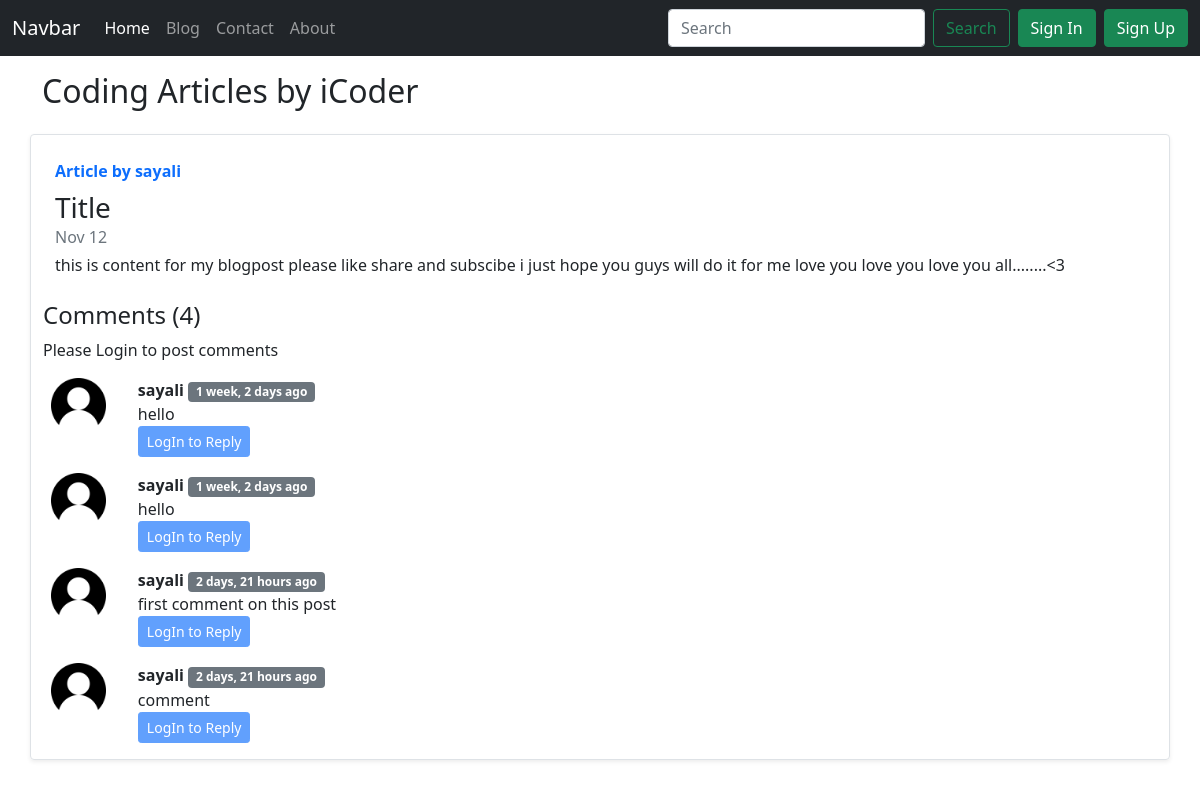
The app's page /blog/title/, older data.
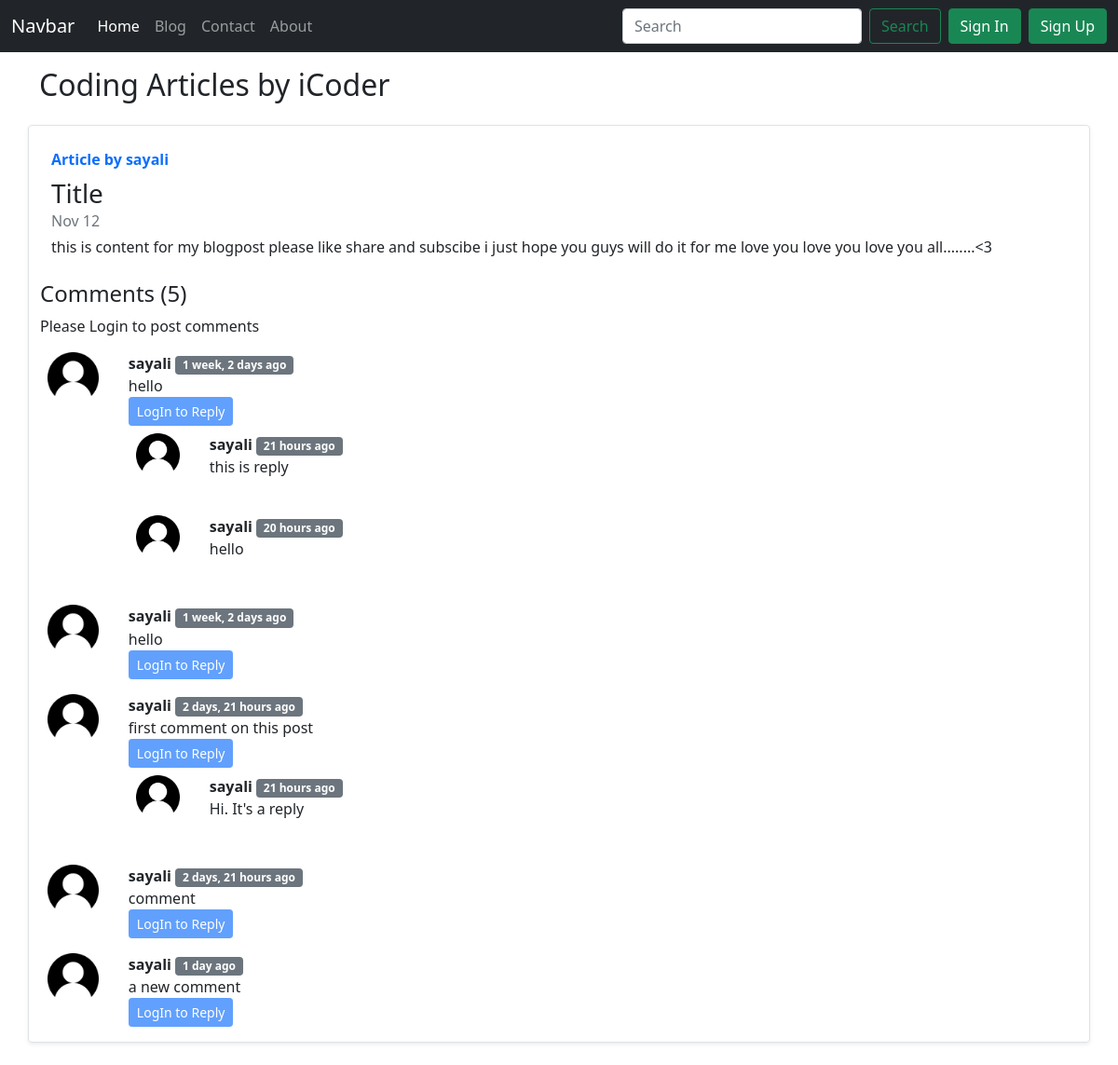
The same page, newer data.
### blogapp/models.py (models this page shows, shortened)
class Blog(models.Model):
    sno=models.AutoField(primary_key=True)
    title=models.CharField(max_length=100)
    content=models.CharField(max_length=10000)
    author=models.CharField(max_length=30)
    slug=models.CharField(max_length=130,default='')
    timeStamp=models.DateTimeField(blank=True)

class BlogComment(models.Model):
    sno=models.AutoField(primary_key=True)
    comment=models.TextField()
    user=models.ForeignKey(User,on_delete=models.CASCADE)
    post=models.ForeignKey(Blog,on_delete=models.CASCADE)
    parent=models.ForeignKey('self',on_delete=models.CASCADE,null=True)
    Timestamp=models.DateTimeField(default=now)
    def __str__(self) -> str:
        return self.comment[0:10]+"... by "+self.user.username

### blogapp/views.py (the view)
# urls.py: path('<str:slug>/',views.blogpost,name="blogpost"),
def blogpost(request,slug):
    post=Blog.objects.filter(slug=slug).first()
    comment=BlogComment.objects.filter(post=post,parent=None)
    replies=BlogComment.objects.filter(post=post).exclude(parent=None)
    replyDict={}
    for reply in replies:
        if reply.parent.sno not in replyDict.keys():
            replyDict[reply.parent.sno]=[reply]
        else:
            replyDict[reply.parent.sno].append(reply)
    print(replyDict)
    context={'post':post,'comment':comment,'user':request.user,'replyDict':replyDict}
    return render(request,'blog/blogpost.html',context)

### blogapp/templatetags/extras.py (called while the page is built)
@register.filter(name='get_val')
def get_val(dict,key):
    return dict.get(key)

### Templates/Blog/blogpost.html (shortened to what this page needs)
{% extends 'base.html' %}
{% load humanize %}
{% load extras%}
{% block content %}
<div class="container my-3">
    <h2>Coding Articles by iCoder</h2>
    <div class="row no-gutters border rounded overflow-hidden flex-md-row mb-4 shadow-sm h-md-250 my-4 position-relative">
        <div class="col p-4 d-flex flex-column position-static">
            <strong class="d-inline-block mb-2 text-primary">Article by {{post.author}}</strong>
            <h3 class="mb-0 ">{{post.title}}</h3>
            <div class="mb-1 text-muted">Nov 12</div>
            <p class="card-text mb-auto">{{post.content|safe}}</p>
        </div>
    <div class="container">
        <h4>Comments ({{comment.count}})</h4>
        {% if user.is_authenticated %}
        <form action="/blog/postComment" method="post">
            {% csrf_token %}
            <div class="mb-3">
                <input type="text" class="form-control" name="comment" placeholder="Add a comment" id="">
                <input type="hidden" name="parentSno" value="">
            </div>
            <input type="hidden" name="postsno" value="{{post.sno}}">
            <button type="submit" class="btn btn-primary">Submit</button>
          </form>
        {% else %}
        <p>Please Login to post comments</p>
        {% endif %}
        {% for comment in comment%}
            <div class="row my-3">
                <div class="col-md-1">
                    <img class="rounded px-2 w-100" src="/static/images/user.png" alt="">
                </div>
                <div class="col-md-11">
                    <b>{{comment.user.username}} </b><span class="badge bg-secondary"> {{comment.Timestamp|naturaltime}}</span>
                    <div>{{comment.comment}}</div>
                    <div class="reply mx-0" >
                        <div class="reply mx-0">
                            {% if user.is_authenticated %}
                                <button class="btn btn-primary btn-sm" type="button" data-bs-toggle="collapse" data-bs-target="#replybox{{comment.sno}}" aria-expanded="false" aria-controls="replybox{{comment.sno}}">
                                  Reply
                                </button>
                              <div class="collapse my-2" id="replybox{{comment.sno}}">
                                <div class="card card-body">
                                    <form action="/blog/postComment" method="post">
                                        {% csrf_token %}
                                        <div class="mb-3">
                                            <input type="text" class="form-control" name="comment" placeholder="Add a reply" id="">
                                            <input type="hidden" name="parentSno" value="{{comment.sno}}">
                                        </div>
                                        <input type="hidden" name="postsno" value="{{post.sno}}">
                                        <button type="submit" class="btn btn-primary">Submit</button>
                                      </form>
                                </div>
                              </div>
                              {% else %}
                              <button class="btn btn-primary btn-sm" type="button" data-bs-toggle="collapse" data-bs-target="#replybox{{comment.sno}}" aria-expanded="false" aria-controls="replybox{{comment.sno}}" disabled>
                                LogIn to Reply
                              </button>
                              {% endif %}
                            <div class="replies">
                                {% for reply in replyDict|get_val:comment.sno%}
                                <div class="row my-2">
                                    <div class="col-md-1">
                                        <img class="rounded px-2 w-100" src="/static/images/user.png" alt="">
                                    </div>
                                    <div class="col-md-11">
                                        <b>{{reply.user.username}} </b><span class="badge bg-secondary"> {{reply.Timestamp|naturaltime}}</span>
                                        <div>{{reply.comment}}</div>
                                    </div>
                                </div>
                                    <br>
                                {% endfor %}
                            </div>
                        </div>
                    </div>
                </div>
            </div>
        {% endfor %}
    </div>
    </div>
 {% endblock %}

### Templates/base.html (shortened to what this page needs)
<!DOCTYPE html>
<html lang="en">
<head>
  <link href="https://cdn.jsdelivr.net/npm/bootstrap@5.1.3/dist/css/bootstrap.min.css" rel="stylesheet">
</head>
<body>
  <nav class="navbar navbar-expand-lg navbar-dark bg-dark ">
    <div class="container-fluid">
      <a class="navbar-brand" href="/">Navbar</a>
      <div class="collapse navbar-collapse" id="navbarSupportedContent">
        <ul class="navbar-nav me-auto mb-2 mb-lg-0">
          <li class="nav-item">
            <a class="nav-link active" aria-current="page" href="/">Home</a>
          </li>
          <li class="nav-item">
            <a class="nav-link" href="/blog">Blog</a>
          </li>
          <li class="nav-item">
            <a class="nav-link" href="/contact">Contact</a>
          </li>
          <li class="nav-item">
            <a class="nav-link" href="/about">About</a>
          </li>
        </ul>
        <form class="d-flex">
          <input class="form-control me-2" type="search" placeholder="Search" aria-label="Search">
          <button class="btn btn-outline-success" type="submit">Search</button>
        </form>
        {% if user.is_authenticated %}
        <a class="btn btn-success mx-2" href="/logout">LogOut</a>
        {% else %}
        <button type="button" class="btn btn-success mx-2" data-bs-toggle="modal" data-bs-target="#loginmodal">Sign In</button>
        <button type="button" class="btn btn-success" data-bs-toggle="modal" data-bs-target="#signupmodal">Sign Up</button>
        {% endif %}
      </div>
    </div>
  </nav>
  {% block content %}{% endblock content %}
</body>
</html>

Row changes from the older to the newer data that the page shows:
added BlogComment: user.username "sayali", Timestamp "21 hours ago", comment "this is reply"
added BlogComment: user.username "sayali", Timestamp "20 hours ago", comment "hello"
added BlogComment: user.username "sayali", Timestamp "21 hours ago", comment "Hi. It's a reply"
added BlogComment: user.username "sayali", Timestamp "1 day ago", comment "a new comment", shown under "Comments (5)"
Text that changed along with them:
{{ comment.count }}: "4" → "5"
